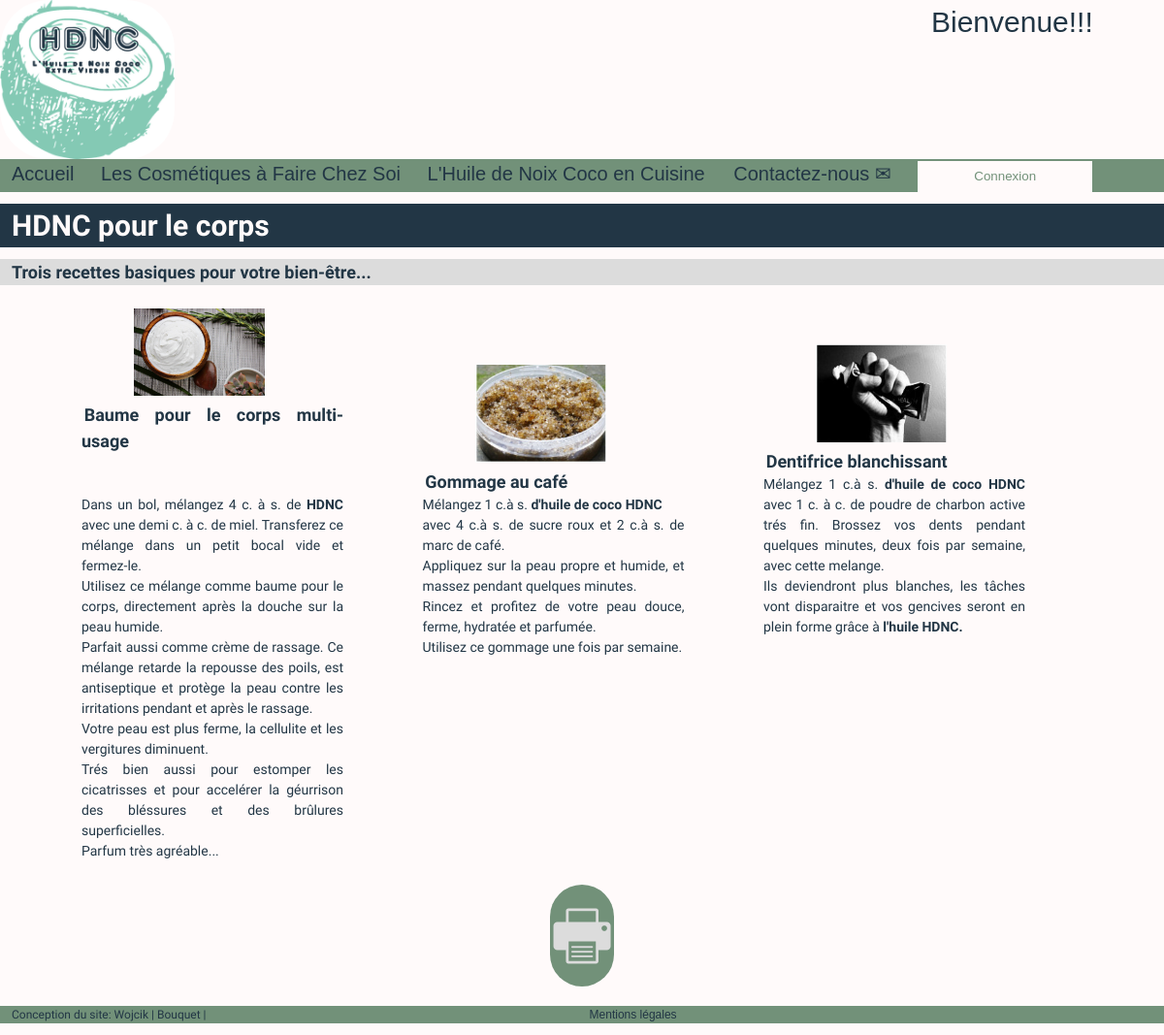
/1aproduit.php, run on the app's committed database.
### tables this page shows
CREATE TABLE `content` (
  `id_article` int(10) NOT NULL,
  `date_article` varchar(20) DEFAULT NULL,
  `title_article` varchar(255) NOT NULL,
  `description_article` text NOT NULL,
  `auteur_modif` varchar(20) NOT NULL
);

CREATE TABLE `user` (
  `id_user` int(10) NOT NULL,
  `login` varchar(255) NOT NULL,
  `password` varchar(255) NOT NULL,
  `nom` varchar(255) NOT NULL
);

### inc/article1a.php (the view, shortened to what this page needs)
<?php
    $requete1="SELECT description_article FROM content WHERE id_article=1";
  include("connect_bdd.php");
    $resultat = $con->query($requete1);
     while($donnees = $resultat->fetch()) {
      $i=0;
      foreach ($donnees as $don) {
        if(isset($donnees[$i])){echo $donnees[$i];
        }
        $i++;
      }
    }
    ?>

### inc/footer.php (shortened to what this page needs)
<footer>
  <p id="f">
  Conception du site:
   <?php
    $requete1="SELECT nom FROM user WHERE id_user=1 OR id_user=2";
    require("inc/connect_bdd.php");
    $resultat = $con->query($requete1);
     while($donnees = $resultat->fetch()) {
      $i=0;
      foreach ($donnees as $don) {
        if(isset($donnees[$i])){echo $donnees[$i]." | ";
        }
        $i++;
      }
    }
    ?>
        <a class="mentions" href="mentionslegales.php" target="_blank"> Mentions légales</a>
      </p>
</footer>

### css/styles.css (style rules this page uses)
* { margin:0px; padding:0px; border:0px; line-height:1.5em; vertical-align:baseline; text-decoration:none; outline:0; }
:root { --marine:#223645; --brique:#B83A1B; --ciel:#DCDCDC; --turquoise:#729179; --blanc:#FFFAFA; }
body { background-color:snow; font-size:14px; color:var(--marine); width:100%; height:auto; lettre-spacig:2px; line-spacing:2px; }
a { font-size: 20px; font-style: bold; color:var(--marine); font-family:'Arial', bold; -webkit-transition: font-size 0.3s; transition: font-size 23px, color var(--brique); transition-timing-function: linear; }
h1 { font-size:30px; font-family:'Comfortaa', cursive; color:var(--blanc); background-color:var(--marine); margin: 1% 0 1% 0; padding:0 0 0 1%; -webkit-transition: background-color 1s, color 1s; transition: background-color var(--blanc), color var(--marine); transition-timing-function: linear; }
h2 { background-color:var(--ciel); font-family:'Comfortaa', cursive; font-size: 18px; padding:0 0 0 1%; -webkit-transition: background-color 1s, color 1s; transition: background-color var(--marine), color var(--ciel); transition-timing-function: linear; }
p { font-size: 17px; font-family:'Expletus Sans', cursive; padding:0 0 0 1%; }
span { font-size: 18px; font-family:'Expletus Sans', cursive; padding:0 0 0 1%; }
footer { display:block; background-color:var(--turquoise); font-size:12px; font-family: 'Expletus Sans', cursive; clear:both; margin: 1% 0 1% 0; }
a.mentions { margin-left: 33%; font-size: 12px; text-align: center; }
#f { font-size: 12px; position: sticky; }

### css/stylesprod.css (style rules this page uses)
div.v3 { width:100%; height:auto; margin:2% 0; display: inline-block; }
div.gallery1 { margin:0 7%; display:inline-block; width: 15%; height: 100%; }
div.gallery1 img { width: 75%; height: auto; display:inline-block; margin: 0 30%; }
div.desc1 { text-align: justify; font-family:'Neucha', cursive; overflow: visible; width: 150%; display:block; }

### css/printme.css (style rules this page uses)
body { background-color :#fff; font-family :'Expletus Sans', cursive; font-size :16pt; }
h2 { margin:0; font-size :16pt; font-family:'Expletus Sans', cursive; }
footer { display:none; }
h1 { display:none; }
div.v3 { width:120%; height:auto; margin:5pt; font-size:15pt; font-family: 'Expletus Sans', cursive; }
div.desc1 { text-align:jutify; width:150%; display:inline-block; font-size:15pt; font-family:'Expletus Sans', cursive; }
div.gallery1 { margin:0pt; display:inline; width: 150%; heigh: auto; }
div.gallery1 img { width: 100pt; height: auto; display:inline; margin: 10pt; }

### data on the page
content: description_article "HDNC pour le corps Trois recettes basiques pour votre bien-être... Baume pour le corps multi-usage Dans un bol, mélangez 4 c. à s. de HDNC avec une demi c. à c. de miel. Transferez ce mélange dans un petit bocal vide et fermez-le. Utilisez ce mélange comme baume pour le corps, directement après la douche sur la peau humide. Parfait aussi comme crème de rassage. Ce mélange retarde la repousse des poils, est antiseptique et protège la peau contre les irritations pendant et après le rassage. Votre peau est plus ferme, la cellulite et les vergitures diminuent. Trés bien aussi pour estomper les cicatrisses et pour accelérer la géurrison des bléssures et des brûlures superficielles. Parfum très…", description_article (picture)
user: nom "Wojcik"
user: nom "Bouquet"

### other printed values
$cookie_value "Bienvenue!!!"
